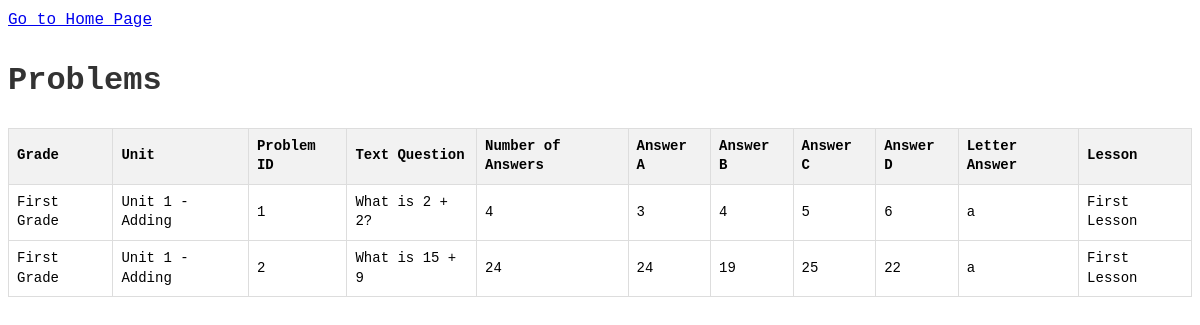
Page /all-problems/ on the earlier database version.
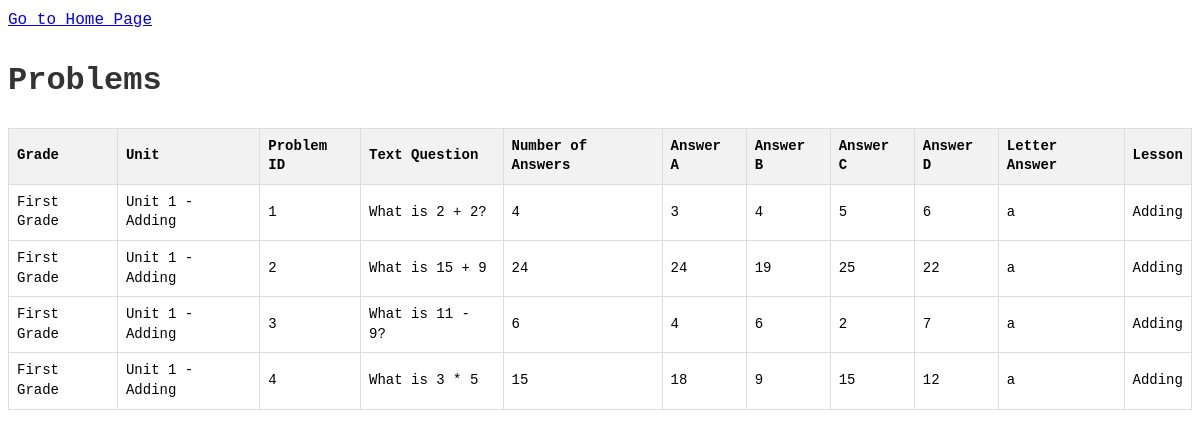
Same page on the later database version.
### app/models.py (models this page shows, shortened)
class Problem(models.Model):
    lesson = models.ForeignKey(Lesson, on_delete=models.CASCADE)
    text_question = models.TextField()
    num_answer = models.IntegerField(null=True)
    answer_a = models.CharField(max_length=255, null=True)
    answer_b = models.CharField(max_length=255, null=True)
    answer_c = models.CharField(max_length=255, null=True)
    answer_d = models.CharField(max_length=255, null=True)
    letter_answer = models.CharField(max_length=1, default='a', null=True)

class Lesson(models.Model):
    unit = models.ForeignKey(Unit, on_delete=models.CASCADE)
    lesson_id = models.IntegerField(default=1)
    title = models.CharField(max_length=255)
    description = models.TextField()
    content = models.TextField()
    problems = models.ManyToManyField('Problem', related_name='lessons')

class Unit(models.Model):
    grade = models.ForeignKey(Grade, on_delete=models.CASCADE)
    unit_id = models.IntegerField(default=1)
    title = models.CharField(max_length=255)
    description = models.TextField()
    lessons = models.ManyToManyField('Lesson', related_name='units')

class Grade(models.Model):
    grade_id = models.IntegerField(default=1)
    title = models.CharField(max_length=255)
    description = models.TextField()
    units = models.ManyToManyField('Unit', related_name='grades')

### app/views.py (the view)
# urls.py: path('all-problems/', problems, name='all_problems'),
def problems(request):
    problems = Problem.objects.all()
    return render(request, 'problems.html', {'problems': problems})

### app/templates/problems.html (shortened to what this page needs)
{% load static %}
<!DOCTYPE html>
<html lang="en">
<head>
    <link rel="stylesheet" type="text/css" href="{% static 'css/styles.css' %}">
</head>
<body>
    <a href="{% url 'home' %}">Go to Home Page</a>
    <h1>Problems</h1>
    <table border="1">
        <thead>
            <tr>
                <th>Grade</th>
                <th>Unit</th>
                <th>Problem ID</th>
                <th>Text Question</th>
                <th>Number of Answers</th>
                <th>Answer A</th>
                <th>Answer B</th>
                <th>Answer C</th>
                <th>Answer D</th>
                <th>Letter Answer</th>
                <th>Lesson</th>
            </tr>
        </thead>
        <tbody>
            {% for problem in problems %}
                <tr>
                    <td>{{ problem.lesson.unit.grade.title }}</td>
                    <td>{{ problem.lesson.unit.title }}</td>
                    <td>{{ problem.id }}</td>
                    <td>{{ problem.text_question }}</td>
                    <td>{{ problem.num_answer }}</td>
                    <td>{{ problem.answer_a }}</td>
                    <td>{{ problem.answer_b }}</td>
                    <td>{{ problem.answer_c }}</td>
                    <td>{{ problem.answer_d }}</td>
                    <td>{{ problem.letter_answer }}</td>
                    <td>{{ problem.lesson.title }}</td>
                </tr>
            {% endfor %}
        </tbody>
    </table>
</body>
</html>

Differences in the rows shown:
changed through a linked row, Problem "What is 2 + 2?": lesson "First Lesson" → "Adding"
changed through a linked row, Problem "What is 15 + 9": lesson "First Lesson" → "Adding"
added Problem: lesson.unit.grade "First Grade", lesson.unit "Unit 1 - Adding", id "3", text_question "What is 11 - 9?", num_answer "6", answer_a "4", answer_b "6", answer_c "2", answer_d "7", letter_answer "a", lesson "Adding"
added Problem: lesson.unit.grade "First Grade", lesson.unit "Unit 1 - Adding", id "4", text_question "What is 3 * 5", num_answer "15", answer_a "18", answer_b "9", answer_c "15", answer_d "12", letter_answer "a", lesson "Adding"
